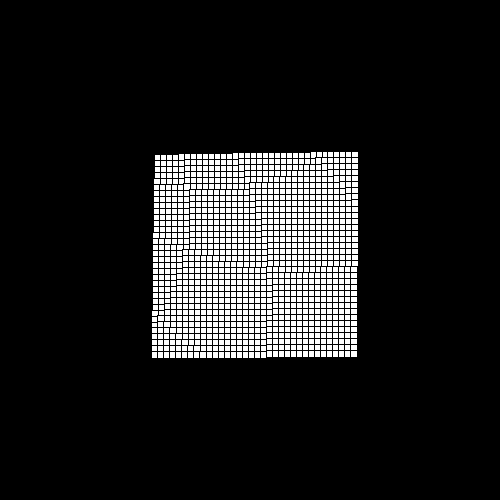
Frame 1 (no input)
Frame 60 (the mouse pressed at the canvas centre just before this capture): identical to frame 1, image omitted
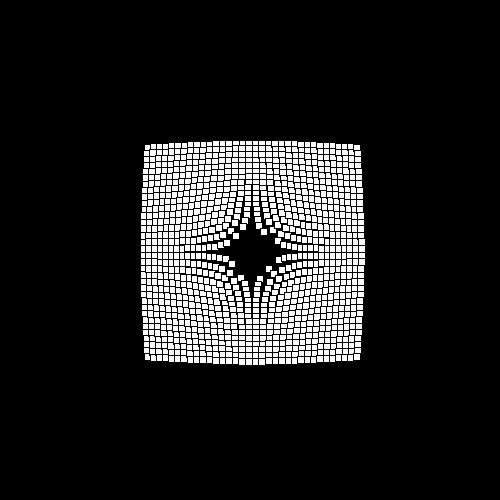
Frame 120 (the mouse held since frame 60 and released just before this capture)

The Processing sketch that drew these frames (run headless with seeded random() and noise(); from frame 60 on, the mouse is pressed at the canvas centre):

// Processing sketch: processing_62961
// ── processing_62961.pde

float w=500,m=150,i,j,x,y,r,t;


void setup(){
  size(500,500);
  
 
}

void draw(){
  smooth();
  background(0);
 

  for(i=m;i<w-m;i+=6)
  for(j=m;j<w-m;j+=6){
    r=2E3/(dist(x=mouseX,y=mouseY,i,j)+1E2);
    rect(i+r*cos(t=atan2(j-y,i-x)),j+r*sin(t),7,7);
  
  }
}
